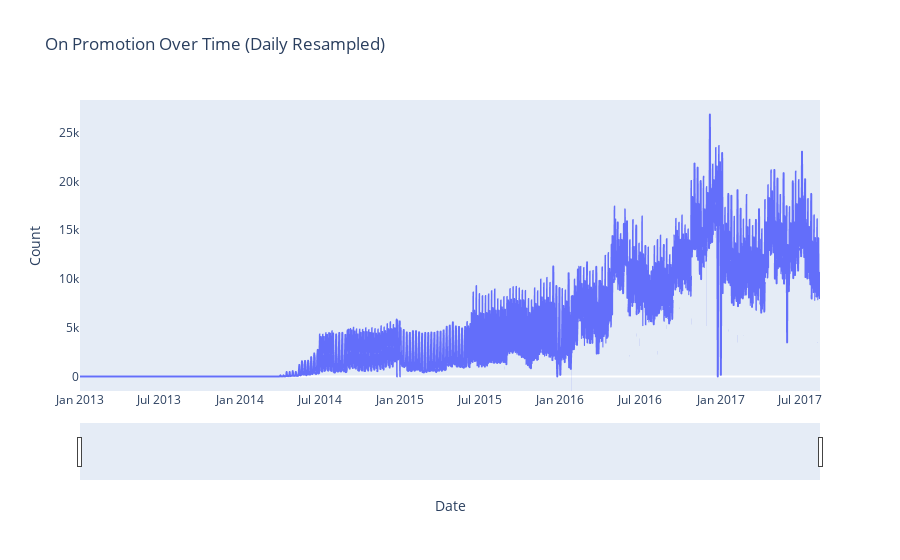

Source (notebook cell):
### Code cell
# Resample on a daily frequency and count the occurrences of 'onpromotion'
onpromotion_resampled = train_data.resample('D')['onpromotion'].sum().reset_index()
 
# Plotting with Plotly
fig = px.line(onpromotion_resampled, x='date', y='onpromotion', title='On Promotion Over Time (Daily Resampled)',
              labels={'onpromotion': 'Count'}, markers=False, line_shape='linear')
 
fig.update_xaxes(title_text='Date', showgrid=False)
fig.update_yaxes(title_text='Count', showgrid=False)
 
# Add a range slider
fig.update_layout(xaxis_rangeslider_visible=True)
 
fig.show()

### Figure 1 — Plotly figure (JSON) as saved in the notebook; plotly's stock layout.template omitted (floating-point values rounded to 4 significant figures; data arrays with more than 128 entries replaced by an {"elided": "..."} marker saying what was removed)
{"data": [{"hovertemplate": "date=%{x}<br>Count=%{y}<extra></extra>", "legendgroup": "", "line": {"color": "#636efa", "dash": "solid", "shape": "linear"}, "marker": {"symbol": "circle"}, "mode": "lines", "name": "", "showlegend": false, "type": "scattergl", "x": {"elided": "1688 str values"}, "xaxis": "x", "y": {"elided": "1688 int values"}, "yaxis": "y"}], "layout": {"legend": {"tracegroupgap": 0}, "title": {"text": "On Promotion Over Time (Daily Resampled)"}, "xaxis": {"anchor": "y", "domain": [0, 1], "rangeslider": {"visible": true}, "showgrid": false, "title": {"text": "Date"}}, "yaxis": {"anchor": "x", "domain": [0, 1], "showgrid": false, "title": {"text": "Count"}}}}
